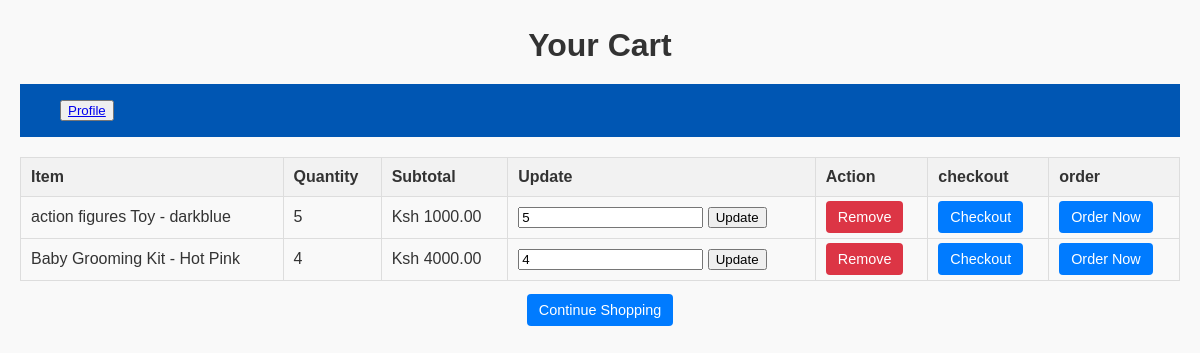
Page /cart/view/ (signed in) on the earlier database version.
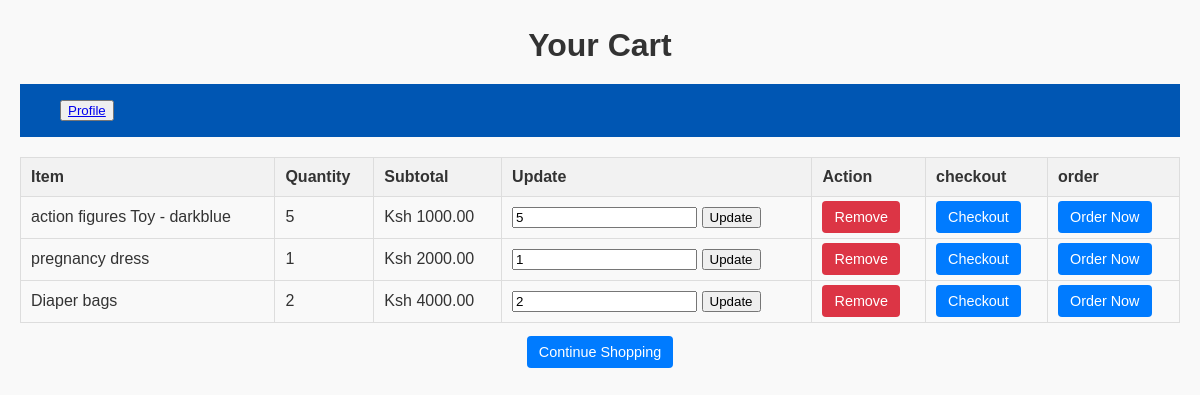
Same page on the later database version.
### cart/models.py (models this page shows, shortened)
class CartItem(models.Model):
    cart = models.ForeignKey(Cart, related_name="items", on_delete=models.CASCADE, default=None) #if kuna issue undo the default here
    product = models.ForeignKey(Product, on_delete=models.CASCADE, null=True, blank=True)
    variant = models.ForeignKey(ProductVariant, on_delete=models.CASCADE, null=True, blank=True)
    quantity = models.PositiveIntegerField(default=1)
    def total_price(self):
        return (self.product.price if self.product else self.variant.price) * self.quantity

### products/models.py (models this page shows, shortened)
class ProductVariant(models.Model):
    product = models.ForeignKey(Product, related_name="variants", on_delete=models.CASCADE)
    color_name = models.CharField(max_length=50)
    image = models.ImageField(upload_to='product_variants/')
    price = models.DecimalField(max_digits=10, decimal_places=2, default=0.0)
    stock_quantity = models.PositiveIntegerField(default=0)

class Product(models.Model):
    name = models.CharField(max_length=255)
    description = models.TextField()
    price = models.DecimalField(max_digits=10, decimal_places=2)
    image = models.ImageField(upload_to='product_images/')
    featured = models.BooleanField(default=False)
    brand = models.CharField(max_length=50, default='Unknown')
    stock_quantity = models.PositiveIntegerField(default=0)
    category = models.ForeignKey(Category, related_name="products", on_delete=models.CASCADE)
    created_at = models.DateTimeField(auto_now_add=True)
    updated_at = models.DateTimeField(auto_now=True)
    class Meta:
        ordering = ['-created_at']
        verbose_name = "Product"
        verbose_name_plural = "Products"

### cart/views.py (the view)
# urls.py: path('view/', views.view_cart, name='view'),
@login_required
def view_cart(request):
    cart = Cart.objects.filter(user=request.user).first()
    items = cart.items.all() if cart else []
    cart_items = []
    for item in items:
        if item.product:
            item_name = item.product.name
        elif item.variant:
            item_name = item.variant.product.name
        else:
            item_name = "Unknown Product"
        cart_items.append({
            'item': item,
            'item_name': item_name,
        })
    context = {
        'cart': cart,
        'cart_items': cart_items,
    }
    return render(request, 'cart/view_cart.html', context)

### cart/templates/cart/view_cart.html (shortened to what this page needs)
{% load static %}
<!DOCTYPE html>
<html lang="en">
<head>
</head>
<body>
    <header>
        <h2>Your Cart</h2>
    </header>
    <nav style="display: flex;background-color:#0056b3; align-items: right; ">
        <ul>
            <button><a href="{% url 'profile' %}">Profile</a></button>
        </ul>
    </nav>
    <main>
        {% if cart.items.all %}
        <table>
            <thead>
                <tr>
                    <th>Item</th>
                    <th>Quantity</th>
                    <th>Subtotal</th>
                    <th>Update</th>
                    <th>Action</th>
                    <th>checkout</th>
                    <th>order</th>
                </tr>
            </thead>
            <tbody>
                {% for item in cart.items.all %}
                <tr>
                    <td>
                        {% if item.product %}
                            {{ item.product.name }}
                        {% elif item.variant %}
                            {{ item.variant.product.name }} - {{ item.variant.color_name }}
                        {% else %}
                            Unknown Product
                        {% endif %}
                    </td>
                    <td>{{ item.quantity }}</td>
                    <td>Ksh {{ item.total_price }}</td>
                    <td>
                        <form method="post" action="{% url 'cart:update_cart_item' item.id %}">
                            <input type="number" name="quantity" value="{{ item.quantity }}" min="1">
                            <button type="submit">Update</button>
                        </form>
                    </td>
                    <td>
                        <a href="{% url 'cart:remove' item.id %}" class="btn btn-remove">Remove</a>
                    </td>
                    <td>
                        <a href="{% url 'orders:create_order_from_cart' %}" class="btn">Checkout</a>
                    </td>
                    <td>
                        <a href="cart:view" class="btn">Order Now</a>
                    </td>
                </tr>
                {% endfor %}
            </tbody>
        </table>
        {% else %}
        <p class="empty-cart">Your cart is empty.</p>
        {% endif %}
    </main>
    <footer class="footer">
        <a href="{% url 'products:list' %}" class="btn">Continue Shopping</a>
    </footer>
</body>
</html>

### cart/templates/cart/view_cart.html (style rules this page uses)
body { font-family: Arial, sans-serif; margin: 20px; background-color: #f9f9f9; color: #333; }
header h2 { text-align: center; font-size: 2rem; margin-bottom: 20px; }
table { width: 100%; border-collapse: collapse; margin-top: 20px; }
th, td { text-align: left; padding: 10px; border: 1px solid #ddd; }
th { background-color: #f2f2f2; font-weight: bold; }
.btn { text-decoration: none; color: white; background-color: #007bff; padding: 8px 12px; border-radius: 4px; font-size: 0.9rem; }
.btn-remove { background-color: #dc3545; }
.footer { text-align: center; margin-top: 20px; }

Differences in the rows shown:
removed CartItem: variant.product.name "Baby Grooming Kit", variant.color_name "Hot Pink", quantity "4", total_price "4000.00"
added CartItem: product.name "pregnancy dress", quantity "1", total_price "2000.00"
added CartItem: product.name "Diaper bags", quantity "2", total_price "4000.00"
